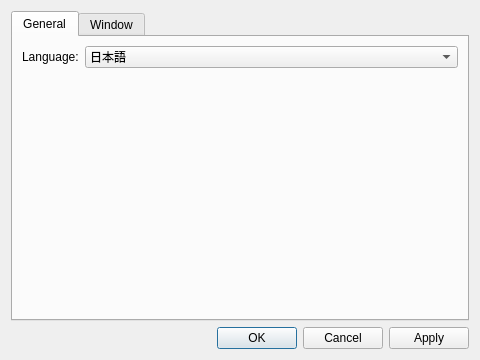
<?xml version="1.0" encoding="UTF-8"?>
<ui version="4.0">
 <class>SettingsDialog</class>
 <widget class="QDialog" name="SettingsDialog">
  <property name="geometry">
   <rect>
    <x>0</x>
    <y>0</y>
    <width>480</width>
    <height>360</height>
   </rect>
  </property>
  <property name="windowTitle">
   <string>Settings</string>
  </property>
  <property name="modal">
   <bool>true</bool>
  </property>
  <layout class="QVBoxLayout" name="verticalLayout">
   <item>
    <widget class="QTabWidget" name="tabWidget">
     <property name="currentIndex">
      <number>0</number>
     </property>
     <widget class="QWidget" name="generalTab">
      <attribute name="title">
       <string>General</string>
      </attribute>
      <layout class="QFormLayout" name="generalFormLayout">
       <item row="0" column="0">
        <widget class="QLabel" name="languageLabel">
         <property name="text">
          <string>Language:</string>
         </property>
        </widget>
       </item>
       <item row="0" column="1">
        <widget class="QComboBox" name="languageComboBox">
         <item>
          <property name="text">
           <string>日本語</string>
          </property>
          <property name="data">
           <string>ja_JP</string>
          </property>
         </item>
         <item>
          <property name="text">
           <string>English</string>
          </property>
          <property name="data">
           <string>en</string>
          </property>
         </item>
        </widget>
       </item>
       <item row="1" column="0" colspan="2">
        <spacer name="generalVerticalSpacer">
         <property name="orientation">
          <enum>Qt::Vertical</enum>
         </property>
         <property name="sizeHint" stdset="0">
          <size>
           <width>20</width>
           <height>40</height>
          </size>
         </property>
        </spacer>
       </item>
      </layout>
     </widget>
     <widget class="QWidget" name="windowTab">
      <attribute name="title">
       <string>Window</string>
      </attribute>
      <layout class="QVBoxLayout" name="windowVerticalLayout">
       <item>
        <widget class="QGroupBox" name="windowBehaviorGroupBox">
         <property name="title">
          <string>Window Behavior</string>
         </property>
         <layout class="QVBoxLayout" name="windowBehaviorLayout">
          <item>
           <widget class="QCheckBox" name="alwaysOnTopCheckBox">
            <property name="text">
             <string>Always on top</string>
            </property>
           </widget>
          </item>
          <item>
           <widget class="QCheckBox" name="rememberWindowSizeCheckBox">
            <property name="text">
             <string>Remember window size</string>
            </property>
           </widget>
          </item>
          <item>
           <widget class="QCheckBox" name="rememberWindowPositionCheckBox">
            <property name="text">
             <string>Remember window position</string>
            </property>
           </widget>
          </item>
         </layout>
        </widget>
       </item>
       <item>
        <spacer name="windowVerticalSpacer">
         <property name="orientation">
          <enum>Qt::Vertical</enum>
         </property>
         <property name="sizeHint" stdset="0">
          <size>
           <width>20</width>
           <height>40</height>
          </size>
         </property>
        </spacer>
       </item>
      </layout>
     </widget>
    </widget>
   </item>
   <item>
    <widget class="QDialogButtonBox" name="buttonBox">
     <property name="orientation">
      <enum>Qt::Horizontal</enum>
     </property>
     <property name="standardButtons">
      <set>QDialogButtonBox::Apply|QDialogButtonBox::Cancel|QDialogButtonBox::Ok</set>
     </property>
    </widget>
   </item>
  </layout>
 </widget>
 <resources/>
 <connections/>
</ui>
